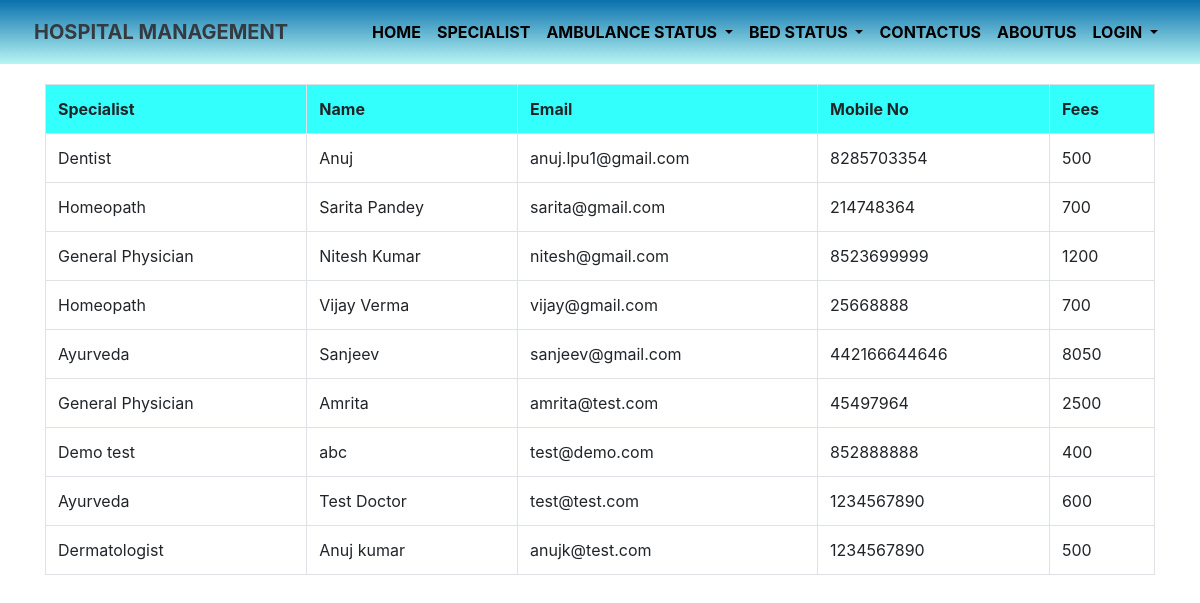
The app's page /specialist.php with its own data.
### tables this page shows
CREATE TABLE `doctors` (
  `id` int(11) NOT NULL,
  `specilization` varchar(255) DEFAULT NULL,
  `doctorName` varchar(255) DEFAULT NULL,
  `address` longtext DEFAULT NULL,
  `docFees` varchar(255) DEFAULT NULL,
  `contactno` bigint(11) DEFAULT NULL,
  `docEmail` varchar(255) DEFAULT NULL,
  `password` varchar(255) DEFAULT NULL,
  `creationDate` timestamp NULL DEFAULT current_timestamp(),
  `updationDate` timestamp NULL DEFAULT NULL ON UPDATE current_timestamp()
);

### specialist.php (the view, shortened to what this page needs)
<!DOCTYPE html>
<html>
<head>
    <link rel="stylesheet" href="css/bootstrap.min.css">
    <link rel="stylesheet" type="text/css" href="css/style.css">
</head>
<body>
    <div class="container">
    <div class="table">
     <br>
  <?php
        $mysqli = new mysqli('localhost','root','','hms') or die(mysqli_error($mysqli));
        $result = $mysqli->query("SELECT * FROM doctors") or die($mysqli->error);
        ?>
    <table class="table table-hover table table-bordered">
      <thread>
        <tr bgcolor="#33FFFC">
          <th>Specialist</th>
          <th>Name</th>
          <th>Email</th>
          <th>Mobile No</th>
          <th>Fees</th>
        </tr>
      </thread>
   <?php
        while($row = $result->fetch_assoc()):?>
          <tr>
            <td><?php echo $row['specilization']; ?></td>
            <td><?php echo $row['doctorName']; ?></td>
            <td><?php echo $row['docEmail']; ?></td>
            <td><?php echo $row['contactno']; ?></td>
            <td><?php echo $row['docFees']; ?></td>
          </tr>
          <?php endwhile; ?>
    </table>
    </div>
  </div>
</body>
</html>

### css/style.css (style rules this page uses)
html { scroll-behavior: smooth; }
* { margin: 0; padding: 0; box-sizing: border-box; }
a { text-decoration: none; }
li { list-style: none; }
.navbar:before { content: ""; position: absolute; top: 0; bottom: 0; left: 0; right: 0; z-index: -1; background-image: linear-gradient(rgb(9, 113, 173), rgba(20, 223, 217, 0.3)); }
.nav-item a { color: black!important; }
.table { padding-top: 60px; }

### records on screen
doctors: specilization "Dentist", doctorName "Anuj", docEmail "anuj.lpu1@gmail.com", contactno "8285703354", docFees "500"
doctors: specilization "Homeopath", doctorName "Sarita Pandey", docEmail "sarita@gmail.com", contactno "214748364", docFees "700"
doctors: specilization "General Physician", doctorName "Nitesh Kumar", docEmail "nitesh@gmail.com", contactno "8523699999", docFees "1200"
doctors: specilization "Homeopath", doctorName "Vijay Verma", docEmail "vijay@gmail.com", contactno "25668888", docFees "700"
doctors: specilization "Ayurveda", doctorName "Sanjeev", docEmail "sanjeev@gmail.com", contactno "442166644646", docFees "8050"
doctors: specilization "General Physician", doctorName "Amrita", docEmail "amrita@test.com", contactno "45497964", docFees "2500"
doctors: specilization "Demo test", doctorName "abc", docEmail "test@demo.com", contactno "852888888", docFees "400"
doctors: specilization "Ayurveda", doctorName "Test Doctor", docEmail "test@test.com", contactno "1234567890", docFees "600"
doctors: specilization "Dermatologist", doctorName "Anuj kumar", docEmail "anujk@test.com", contactno "1234567890", docFees "500"
